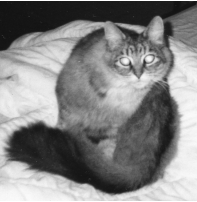
%> input picture Image-Processing-Using-MATLAB/Masking & Filter/cat.png, 197 x 202 px
$ octave sampleScript.m   (GNU Octave 9; MATLAB toolbox functions it lacks are replaced by stand-ins)
%> lines starting %> are read from the running program, lines starting %| are printed output that depends on the picture
### Image-Processing-Using-MATLAB/Masking & Filter/convertToGray.m
function result=convertToGray(inputImage)
    result=zeros(size(inputImage,1),size(inputImage,2),'uint8');
    result(:,:)=(0.299*inputImage(:,:,1))+(0.587*inputImage(:,:,2))+(0.114*inputImage(:,:,3));
end

### Image-Processing-Using-MATLAB/Masking & Filter/sampleScript.m
 ip=imread('cat.png');
%> ip is the input picture: size 202x197x3 uint8; min 18, max 255, mean 132.1
 inputImage=convertToGray(ip);

 xMask=[-1,0,1;-2,0,2;-1,0,1];
 yMask=[-1,-2,-1;0,0,0;1,2,1];
 height=size(inputImage,1);
%> height = 202
 width=size(inputImage,2);
%> width = 197
 inputImage=double(inputImage);

 XgradImage=zeros(height,width,'double');
 YgradImage=zeros(height,width,'double');
 magImage=zeros(height,width,'double');
 dirImage=zeros(height,width,'double');

 padImage=zeros(height+3,width+3);
 padImage(1:height,1:width)=inputImage;
 mHeight=3;
 mWidth=3;
 for i=1:height
     for j=1:width
         region=padImage(i:i+mHeight-1,j:j+mWidth-1);
         XgradImage(i,j)=(sum(sum(region.*xMask)));
         YgradImage(i,j)=(sum(sum(region.*yMask)));
         magImage(i,j)=sqrt((XgradImage(i,j).^2)+(YgradImage(i,j).^2));
         dirImage(i,j)=atand(YgradImage(i,j)/XgradImage(i,j));
     end
 end
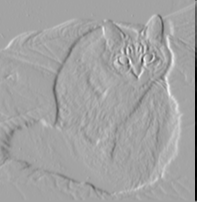
%> XgradImage: size 202x197 double; min -991, max 552, mean -6.4; drawn with min black and max white
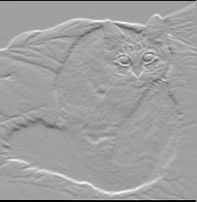
%> YgradImage: size 202x197 double; min -1020, max 605, mean -5.5; drawn with min black and max white
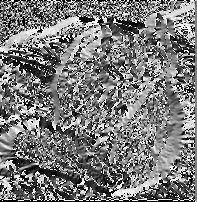
%> dirImage: size 202x197 double; 0.9% of the values are NaN or infinite; the others: min -90, max 90, mean -2.66; drawn with min black, max white, NaN and infinite black
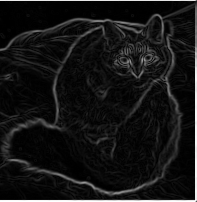
%> magImage: size 202x197 double; min 0, max 1020, mean 85.5; drawn with min black and max white

 XgradImage=uint8(XgradImage);
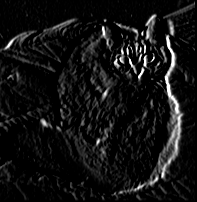
%> XgradImage: size 202x197 uint8; min 0, max 255, mean 18.6
 YgradImage=uint8(YgradImage);
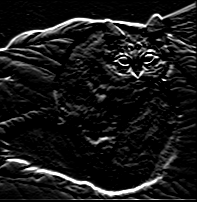
%> YgradImage: size 202x197 uint8; min 0, max 255, mean 24.3
 magImage=uint8(magImage);
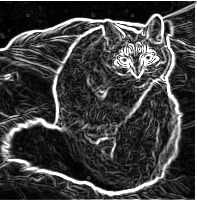
%> magImage: size 202x197 uint8; min 0, max 255, mean 66
 dirImage=mat2gray(dirImage);
 inputImage=uint8(inputImage);
 subplot(2,3,1),imshow(inputImage),title("Input");
 subplot(2,3,2),imshow(XgradImage),title("X");
 subplot(2,3,3),imshow(YgradImage),title("Y");
 subplot(2,3,4),imshow(magImage),title("GM");
 subplot(2,3,5),imshow(dirImage),title("GD");

$ run again, with Image-Processing-Using-MATLAB/Masking & Filter/day.jpg saved as Image-Processing-Using-MATLAB/Masking & Filter/cat.png
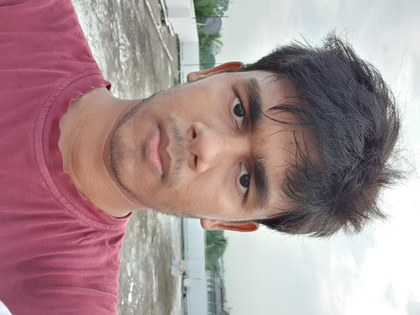
%> input picture Image-Processing-Using-MATLAB/Masking & Filter/day.jpg, 420 x 315 px, shrunk from 2640 x 1980 before the run
%> ip is the input picture: size 315x420x3 uint8; mean R, G, B 168.3, 144.1, 145.7
%> after the loop `for i=1:height`:
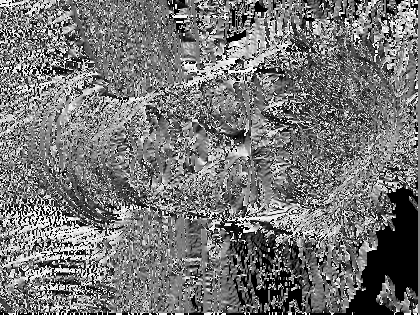
%> dirImage: size 315x420 double; 6.05% of the values are NaN or infinite; the others: min -90, max 90, mean -1.58; drawn with min black, max white, NaN and infinite black
%> `magImage=uint8(magImage);`:
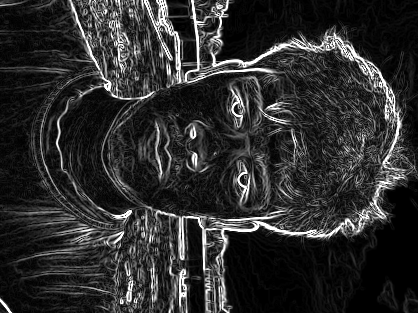
%> magImage: size 315x420 uint8; min 0, max 255, mean 47.7
